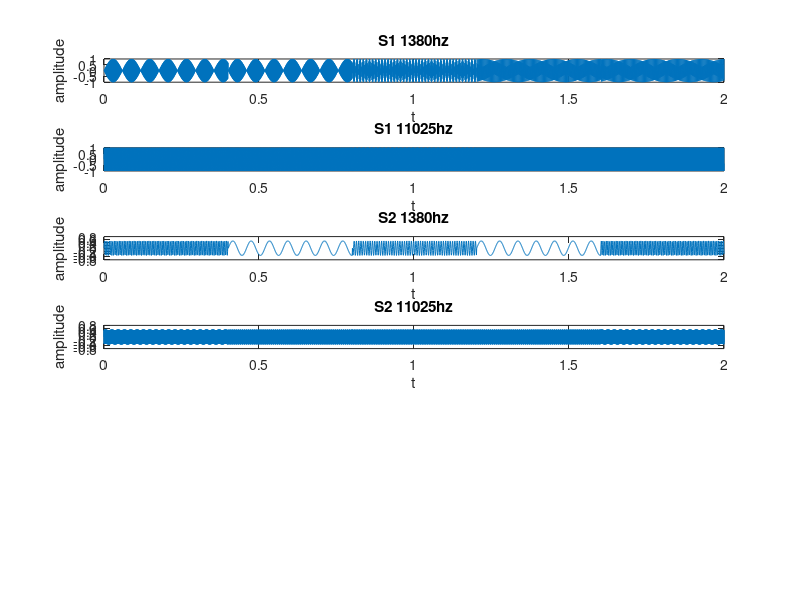

This figure's MATLAB source: (Note: this script raises an error after producing the figure.)
clc;clear;close all;

%This file plots signals and checks correlation

%First signal
x1380 = load("S1_1380.mat");
x11025 = load("S1_11025.mat");
x_1 = x1380.x_1;
x_2 = x11025.x_1;
%soundsc(x_1,1380);

%set analysis to L seconds of signal (0-19)
L = 2;

%first signal first hz
Fs = x1380.fs;
dt = 1/Fs;
t = 0:dt:L;

figure(1);
subplot(6,1,1);
plot(t, x_1(1:length(t)));
title('S1 1380hz');
xlabel('t');
ylabel('amplitude')

%first signal second hz
Fs = x11025.fs;
dt = 1/Fs;
t = 0:dt:L;

subplot(6,1,2);
plot(t, x_2(1:length(t)));
title('S1 11025hz');
xlabel('t');
ylabel('amplitude')

%second signal
y1380 = load("S2_1380.mat");
y11025 = load("S2_11025.mat");
y_1 = y1380.x_2;
y_2 = y11025.x_2;

%second signal first hz
Fs = y1380.fs;
dt = 1/Fs;
t = 0:dt:L;

subplot(6,1,3);
plot(t, y_1(1:length(t)));
title('S2 1380hz');
xlabel('t');
ylabel('amplitude')

%second signal second hz
Fs = y11025.fs;
dt = 1/Fs;
t = 0:dt:L;

subplot(6,1,4);
plot(t, y_2(1:length(t)));
title('S2 11025hz');
xlabel('t');
ylabel('amplitude')

%third signal
z1380 = load("S3_1380.mat");
z11025 = load("S3_11025.mat");
z_1 = z1380.x_3;
z_2 = z11025.x_3;

%third signal first hz
Fs = z1380.fs;
dt = 1/Fs;
t = 0:dt:L;

subplot(6,1,5);
plot(t, z_1(1:length(t)));
title('S3 1380hz');
xlabel('t');
ylabel('amplitude')

%third signal second hz
Fs = z11025.fs;
dt = 1/Fs;
t = 0:dt:L;

subplot(6,1,6);
plot(t, z_2(1:length(t)));
title('S3 11025hz');
xlabel('t');
ylabel('amplitude')

%check correlation of first 2 added signals and third (lower hertz)
pd = zeros([1 8]); %padding

y = [y_1 pd];
xy =  x_1 + y;

figure(2);

[c,lags] = xcorr(xy,z_1);
stem(lags,c)
title('1380hz autocorrelation');
xlabel('lag');
ylabel('autocorrelation');

display(isequal(xy,z_1)); %displays 1(true) therefore signal 1+2 = 3.

%check correlation of first 2 added signals and third (higher hertz)
pd = zeros([1 8]); %padding

y = [y_2 pd];
xy =  x_2 + y;

figure(3);

[c,lags] = xcorr(xy,z_2);
stem(lags,c)
title('11025hz autocorrelation');
xlabel('lag');
ylabel('autocorrelation');

display(isequal(xy,z_2)); %displays 1(true) therefore signal 1+2 = 3.

